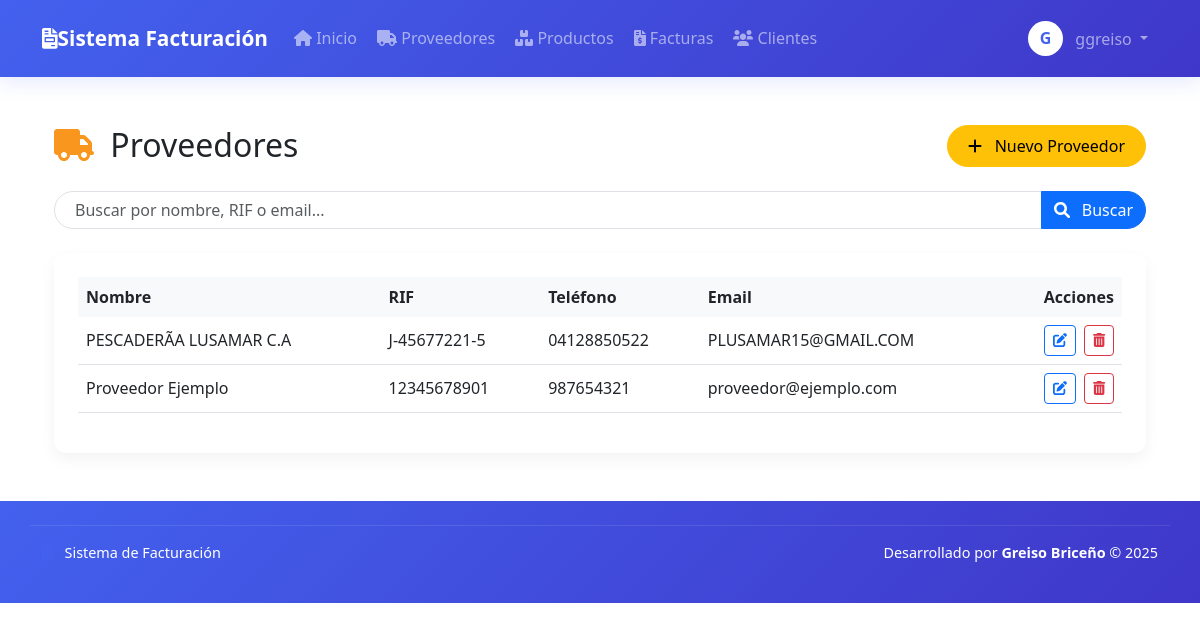
Page /modules/providers/list.php (signed in) on the committed database.
### tables this page shows
CREATE TABLE `providers` (
  `id` int(11) NOT NULL,
  `name` varchar(100) NOT NULL,
  `ruc` varchar(20) DEFAULT NULL,
  `address` text,
  `phone` varchar(20) DEFAULT NULL,
  `email` varchar(100) DEFAULT NULL,
  `created_at` timestamp NOT NULL DEFAULT CURRENT_TIMESTAMP,
  `updated_at` timestamp NULL DEFAULT NULL ON UPDATE CURRENT_TIMESTAMP,
  `created_by` int(11) DEFAULT NULL,
  `updated_by` int(11) DEFAULT NULL,
  `action_type` enum('created','updated','deleted') DEFAULT 'created'
);

### modules/providers/list.php (the view, shortened to what this page needs)
<?php
$page = isset($_GET['page']) ? (int)$_GET['page'] : 1;
$per_page = 10;
$offset = ($page - 1) * $per_page;
$search = isset($_GET['search']) ? $conn->real_escape_string($_GET['search']) : '';
$sql = "SELECT * FROM providers
        WHERE name LIKE '%$search%' OR ruc LIKE '%$search%' OR email LIKE '%$search%'
        ORDER BY name
        LIMIT $offset, $per_page";
$providers = $conn->query($sql)->fetch_all(MYSQLI_ASSOC);
require_once dirname(__DIR__, 2) . '/includes/header.php';
?>
<div class="container py-4">
    <div class="d-flex justify-content-between align-items-center mb-4">
        <h2 class="mb-0">
            <i class="fas fa-truck me-2" style="color: #f8961e;"></i>
            <span style="color: #212529;">Proveedores</span>
        </h2>
        <div>
            <a href="add.php" class="btn btn-warning btn-module">
                <i class="fas fa-plus me-2"></i> Nuevo Proveedor
            </a>
        </div>
    </div>
    <form class="mb-4">
        <div class="input-group">
            <input type="text" name="search" class="form-control search-box" placeholder="Buscar por nombre, RIF o email..." value="<?= htmlspecialchars($search) ?>">
            <button class="btn btn-primary search-btn" type="submit">
                <i class="fas fa-search me-2"></i> Buscar
            </button>
        </div>
    </form>
    <div class="card card-module">
        <div class="card-body p-4">
            <div class="table-responsive">
                <table class="table table-module">
                    <thead>
                        <tr>
                            <th class="border-0">Nombre</th>
                            <th class="border-0">RIF</th>
                            <th class="border-0">Teléfono</th>
                            <th class="border-0">Email</th>
                            <th class="border-0 text-end">Acciones</th>
                        </tr>
                    </thead>
                    <tbody>
                        <?php if (empty($providers)): ?>
                            <tr>
                                <td colspan="5" class="text-center py-4 text-muted">
                                    <i class="fas fa-info-circle me-2"></i> No se encontraron proveedores
                                </td>
                            </tr>
                        <?php else: ?>
                            <?php foreach ($providers as $provider): ?>
                            <tr>
                                <td class="align-middle"><?= htmlspecialchars($provider['name']) ?></td>
                                <td class="align-middle"><?= htmlspecialchars($provider['ruc']) ?></td>
                                <td class="align-middle"><?= htmlspecialchars($provider['phone']) ?></td>
                                <td class="align-middle"><?= htmlspecialchars($provider['email']) ?></td>
                                <td class="text-end align-middle">
                                    <div class="d-inline-flex">
                                        <a href="edit.php?id=<?= $provider['id'] ?>" class="btn btn-sm btn-outline-primary me-2" title="Editar">
                                            <i class="fas fa-edit"></i>
                                        </a>
                                        <a href="delete.php?id=<?= $provider['id'] ?>" class="btn btn-sm btn-outline-danger" title="Eliminar" onclick="return confirm('¿Estás seguro de eliminar este proveedor?')">
                                            <i class="fas fa-trash-alt"></i>
                                        </a>
                                    </div>
                                </td>
                            </tr>
                            <?php endforeach; ?>
                        <?php endif; ?>
                    </tbody>
                </table>
            </div>
        </div>
    </div>
</div>
<?php
require_once dirname(__DIR__, 2) . '/includes/footer.php';
?>

### includes/header.php (style rules this page uses)
:root { --primary-color: #4361ee; --secondary-color: #3f37c9; --accent-color: #4895ef; --light-color: #f8f9fa; --dark-color: #212529; --success-color: #4cc9f0; --info-color: #4895ef; --warning-color: #f8961e; --danger-color: #f72585; }

### modules/providers/list.php (style rules this page uses)
.card-module { border: none; border-radius: 12px; box-shadow: 0 6px 15px rgba(0, 0, 0, 0.05); overflow: hidden; }
.btn-module { border-radius: 50px; padding: 8px 20px; font-weight: 500; transition: all 0.3s; }
.table-module { border-collapse: separate; border-spacing: 0; }
.table-module thead th { border-bottom: 2px solid #e9ecef; background-color: #f8f9fa; font-weight: 600; }
.search-box { border-radius: 50px; padding-left: 20px; }
.search-btn { border-top-right-radius: 50px !important; border-bottom-right-radius: 50px !important; }

### rows in the picture
providers: name "PESCADERÃA LUSAMAR C.A", ruc "J-45677221-5", phone "04128850522", email "PLUSAMAR15@GMAIL.COM"
providers: name "Proveedor Ejemplo", ruc "12345678901", phone "987654321", email "proveedor@ejemplo.com"

### other values in the picture
substr(htmlspecialchars($_SESSION['username']), 0, 1) "G"
$_SESSION['username'] "ggreiso"
